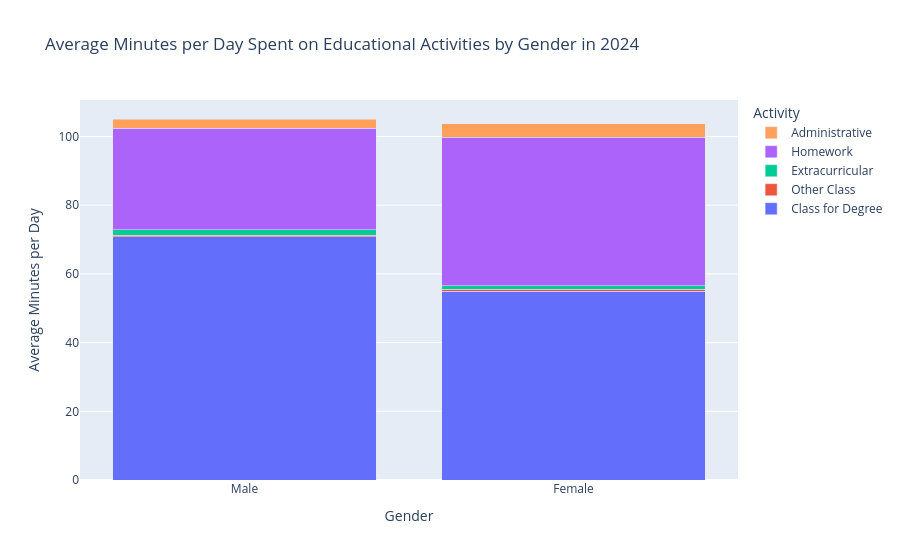

Here is the notebook cell this chart was saved with:
### Code cell
data = {
    'Class for Degree':  {'Male': classdeg_b, 'Female': classdeg_g},
    'Other Class':       {'Male': classoth_b, 'Female': classoth_g},
    'Extracurricular':   {'Male': exc_b,      'Female': exc_g},
    'Homework':          {'Male': hw_b,       'Female': hw_g},
    'Administrative':           {'Male': reg_b,      'Female': reg_g},
}

pct_df = pd.DataFrame(data).T

fig = go.Figure()

for activity in pct_df.index:
    fig.add_trace(go.Bar(
        name=activity,
        x=['Male', 'Female'],
        y=[pct_df.loc[activity, 'Male'], pct_df.loc[activity, 'Female']],
        hovertemplate='<b>%{x}</b><br>' + activity + '<br>Avg Minutes: %{y:.1f} min<extra></extra>'
    ))

fig.update_layout(
    barmode='stack',
    title='Average Minutes per Day Spent on Educational Activities by Gender in 2024',
    yaxis_title='Average Minutes per Day',
    xaxis_title='Gender',
    legend_title='Activity',
    hovermode='x'
)

fig.show()
fig.write_html("barplot2024.html")

### Figure 1 — Plotly figure (JSON) as saved in the notebook; plotly's stock layout.template omitted (floating-point values rounded to 4 significant figures)
{"data": [{"hovertemplate": "<b>%{x}</b><br>Class for Degree<br>Avg Minutes: %{y:.1f} min<extra></extra>", "name": "Class for Degree", "type": "bar", "x": ["Male", "Female"], "y": [70.89, 54.92]}, {"hovertemplate": "<b>%{x}</b><br>Other Class<br>Avg Minutes: %{y:.1f} min<extra></extra>", "name": "Other Class", "type": "bar", "x": ["Male", "Female"], "y": [0.348, 0.6067]}, {"hovertemplate": "<b>%{x}</b><br>Extracurricular<br>Avg Minutes: %{y:.1f} min<extra></extra>", "name": "Extracurricular", "type": "bar", "x": ["Male", "Female"], "y": [1.67, 1.004]}, {"hovertemplate": "<b>%{x}</b><br>Homework<br>Avg Minutes: %{y:.1f} min<extra></extra>", "name": "Homework", "type": "bar", "x": ["Male", "Female"], "y": [29.52, 43.29]}, {"hovertemplate": "<b>%{x}</b><br>Administrative<br>Avg Minutes: %{y:.1f} min<extra></extra>", "name": "Administrative", "type": "bar", "x": ["Male", "Female"], "y": [2.674, 3.828]}], "layout": {"autosize": true, "barmode": "stack", "hovermode": "x", "legend": {"title": {"text": "Activity"}}, "title": {"text": "Average Minutes per Day Spent on Educational Activities by Gender in 2024"}, "xaxis": {"autorange": true, "range": [-0.5, 1.5], "title": {"text": "Gender"}, "type": "category"}, "yaxis": {"autorange": true, "range": [0, 110.6], "title": {"text": "Average Minutes per Day"}, "type": "linear"}}}
